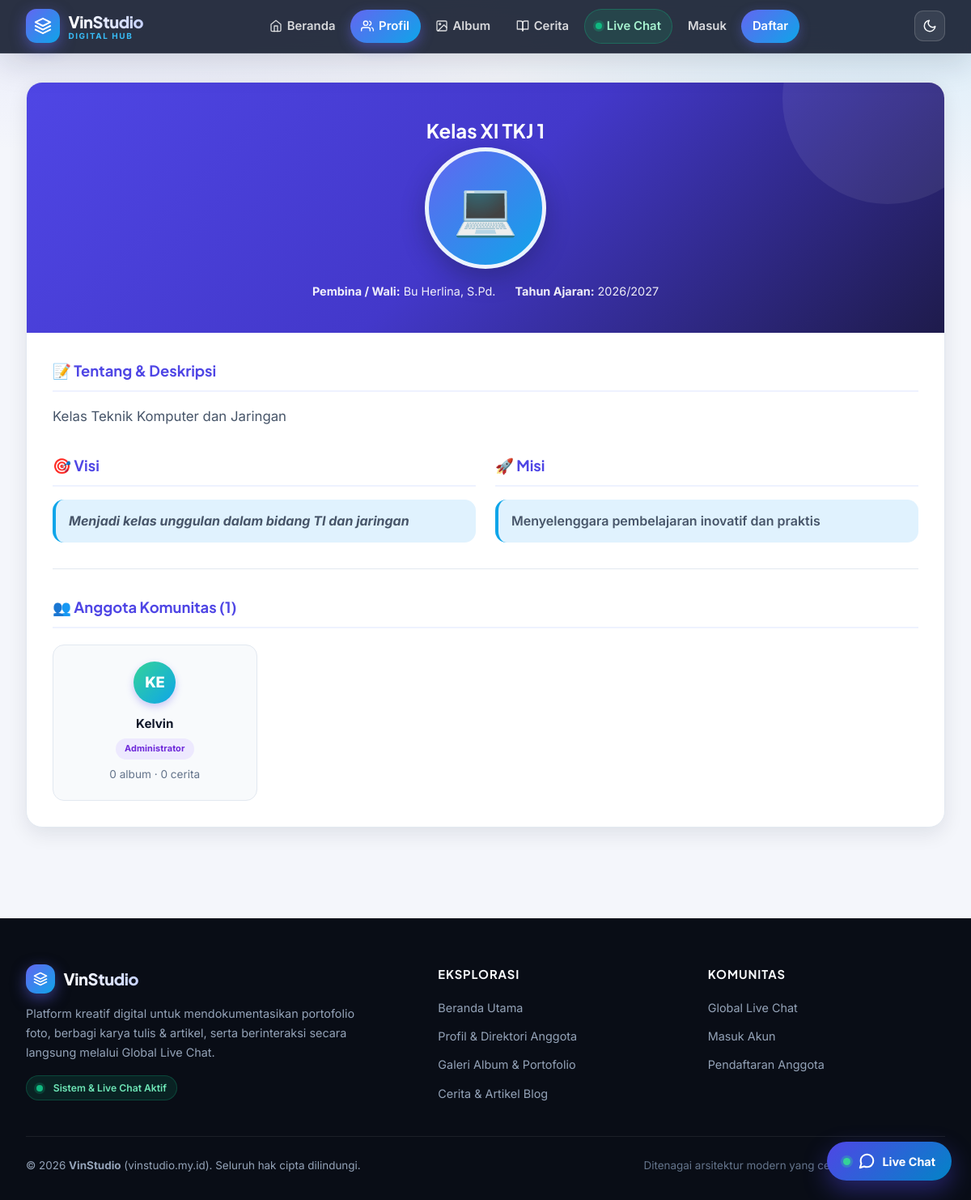
The app's page /profile.php with its own data.
### tables this page shows
CREATE TABLE IF NOT EXISTS `profiles` (
    `id` INT AUTO_INCREMENT PRIMARY KEY,
    `class_name` VARCHAR(150),
    `description` TEXT,
    `teacher_name` VARCHAR(150),
    `school_year` VARCHAR(50),
    `photo` VARCHAR(255),
    `vision` TEXT,
    `mission` TEXT,
    `updated_at` DATETIME DEFAULT CURRENT_TIMESTAMP ON UPDATE CURRENT_TIMESTAMP
);

CREATE TABLE IF NOT EXISTS `users` (
    `id` INT AUTO_INCREMENT PRIMARY KEY,
    `email` VARCHAR(191) UNIQUE NOT NULL,
    `display_name` VARCHAR(100) NOT NULL,
    `password` VARCHAR(255) NOT NULL,
    `role` VARCHAR(20) DEFAULT 'user',
    `is_banned` TINYINT DEFAULT 0,
    `last_login_at` DATETIME NULL,
    `created_at` DATETIME DEFAULT CURRENT_TIMESTAMP
);

### config.php (called while the page is built, shortened)
<?php
function currentUser() {
    if (!isset($_SESSION['user_id'])) return null;
    return [
        'id'          => $_SESSION['user_id'],
        'email'       => $_SESSION['email'] ?? '',
        'displayName' => $_SESSION['display_name'] ?? ($_SESSION['email'] ?? 'Pengguna'),
        'role'        => $_SESSION['role'] ?? 'user'
    ];
}
function initials($name) {
    $parts = preg_split('/\s+/', trim($name ?: '?'));
    if (count($parts) === 1) return strtoupper(substr($parts[0], 0, 2));
    return strtoupper(substr($parts[0], 0, 1) . substr($parts[count($parts) - 1], 0, 1));
}
function avatarClass($name) {
    $sum = 0;
    $len = strlen($name ?? '');
    for ($i = 0; $i < $len; $i++) {
        $sum += ord($name[$i]);
    }
    return 'avatar-' . ($sum % 5);
}

### profile.php (the view, shortened to what this page needs)
<?php
require_once __DIR__ . '/config.php';
$currentPage = 'profile';
$profile = $pdo->query("SELECT * FROM profiles LIMIT 1")->fetch();
$members = $pdo->query("
    SELECT u.id, u.display_name, u.role, u.created_at,
           (SELECT COUNT(*) FROM albums WHERE user_id = u.id) AS album_count,
           (SELECT COUNT(*) FROM stories WHERE user_id = u.id) AS story_count
    FROM users u
    WHERE u.is_banned = 0
    ORDER BY CASE u.role WHEN 'admin' THEN 0 ELSE 1 END, u.created_at ASC
    LIMIT 40
")->fetchAll();
include __DIR__ . '/includes/header.php';
?>
<main>
    <section class="profile-detail page-anim">
        <div class="container" style="padding:0;">
            <?php if ($profile): ?>
            <div class="profile-header">
                <h1><?= htmlspecialchars($profile['class_name'] ?? APP_NAME) ?></h1>
                <?php if (!empty($profile['photo']) && $profile['photo'] !== 'no-image.png' && $profile['photo'] !== 'tkj-logo.png'): ?>
                    <img src="uploads/<?= htmlspecialchars($profile['photo']) ?>" class="profile-photo" alt="Foto Profil" onerror="this.onerror=null;this.src='img/placeholder.svg';">
                <?php else: ?>
                    <div class="profile-avatar">
                        <span class="avatar-icon">&#128187;</span>
                    </div>
                <?php endif; ?>
                <div class="profile-meta">
                    <span><strong>Pembina / Wali:</strong> <?= htmlspecialchars($profile['teacher_name'] ?? '-') ?></span>
                    <span><strong>Tahun Ajaran:</strong> <?= htmlspecialchars($profile['school_year'] ?? '-') ?></span>
                </div>
            </div>
            <div class="profile-content">
                <div class="profile-section">
                    <h2>&#128221; Tentang &amp; Deskripsi</h2>
                    <p style="font-size:1.05rem;line-height:1.7;"><?= nl2br(htmlspecialchars($profile['description'] ?? '')) ?></p>
                </div>
                <div style="display:grid;grid-template-columns:repeat(auto-fit, minmax(280px, 1fr));gap:1.5rem;margin-bottom:2rem;">
                    <div class="profile-section" style="margin-bottom:0;">
                        <h2>&#127919; Visi</h2>
                        <p class="vision-text"><?= nl2br(htmlspecialchars($profile['vision'] ?? '')) ?></p>
                    </div>
                    <div class="profile-section" style="margin-bottom:0;">
                        <h2>&#128640; Misi</h2>
                        <p class="mission-text"><?= nl2br(htmlspecialchars($profile['mission'] ?? '')) ?></p>
                    </div>
                </div>
                <?php if (!empty($members)): ?>
                <div class="profile-section" style="border-top:1px solid var(--border);padding-top:2rem;">
                    <h2>&#128101; Anggota Komunitas (<?= count($members) ?>)</h2>
                    <div class="members-grid">
                        <?php foreach ($members as $m): ?>
                            <div class="member-card">
                                <div class="user-avatar <?= avatarClass($m['display_name']) ?>" style="margin:0 auto 0.75rem;width:52px;height:52px;font-size:1.15rem;">
                                    <?= initials($m['display_name']) ?>
                                </div>
                                <strong style="font-size:0.95rem;color:var(--dark);display:block;"><?= htmlspecialchars($m['display_name']) ?></strong>
                                <span class="role-badge <?= $m['role'] === 'admin' ? 'role-admin' : 'role-user' ?>" style="font-size:0.68rem;margin-top:0.4rem;">
                                    <?= $m['role'] === 'admin' ? 'Administrator' : 'Anggota' ?>
                                </span>
                                <div class="admin-hint" style="margin-top:0.5rem;">
                                    <?= (int)$m['album_count'] ?> album &middot; <?= (int)$m['story_count'] ?> cerita
                                </div>
                            </div>
                        <?php endforeach; ?>
                    </div>
                </div>
                <?php endif; ?>
            </div>
            <?php else: ?>
            <div class="empty-state">
                <p>Data profil belum tersedia.</p>
            </div>
            <?php endif; ?>
        </div>
    </section>
</main>
<?php include __DIR__ . '/includes/footer.php'; ?>

### includes/header.php (shortened to what this page needs)
<?php
$user = currentUser();
$current = $currentPage ?? '';
?>
<!DOCTYPE html>
<html lang="id" data-theme="light">
<head>
    <link rel="stylesheet" href="css/style.css?v=2.0">
</head>
<body>
    <header class="site-header">
        <div class="container header-inner">
            <a href="index.php" class="logo" style="text-decoration:none;">
                <span class="logo-icon" aria-hidden="true">
                    <svg width="22" height="22" viewBox="0 0 24 24" fill="none" stroke="currentColor" stroke-width="2.2" stroke-linecap="round" stroke-linejoin="round"><polygon points="12 2 2 7 12 12 22 7 12 2"></polygon><polyline points="2 17 12 22 22 17"></polyline><polyline points="2 12 12 17 22 12"></polyline></svg>
                </span>
                <div class="logo-brand-stack">
                    <span class="logo-text"><?= APP_NAME ?></span>
                    <span class="logo-sub">DIGITAL HUB</span>
                </div>
            </a>
            <nav class="main-nav" aria-label="Navigasi Utama">
                <ul>
                    <li>
                        <a href="index.php" class="<?= $current === 'home' ? 'active' : '' ?>">
                            <svg width="16" height="16" viewBox="0 0 24 24" fill="none" stroke="currentColor" stroke-width="2" stroke-linecap="round" stroke-linejoin="round"><path d="M3 9l9-7 9 7v11a2 2 0 0 1-2 2H5a2 2 0 0 1-2-2z"></path><polyline points="9 22 9 12 15 12 15 22"></polyline></svg>
                            <span>Beranda</span>
                        </a>
                    </li>
                    <li>
                        <a href="profile.php" class="<?= $current === 'profile' ? 'active' : '' ?>">
                            <span>Profil</span>
                        </a>
                    </li>
                    <li>
                        <a href="albums.php" class="<?= $current === 'albums' ? 'active' : '' ?>">
                            <svg width="16" height="16" viewBox="0 0 24 24" fill="none" stroke="currentColor" stroke-width="2" stroke-linecap="round" stroke-linejoin="round"><rect x="3" y="3" width="18" height="18" rx="2" ry="2"></rect><circle cx="8.5" cy="8.5" r="1.5"></circle><polyline points="21 15 16 10 5 21"></polyline></svg>
                            <span>Album</span>
                        </a>
                    </li>
                    <li>
                        <a href="stories.php" class="<?= $current === 'stories' ? 'active' : '' ?>">
                            <svg width="16" height="16" viewBox="0 0 24 24" fill="none" stroke="currentColor" stroke-width="2" stroke-linecap="round" stroke-linejoin="round"><path d="M2 3h6a4 4 0 0 1 4 4v14a3 3 0 0 0-3-3H2z"></path><path d="M22 3h-6a4 4 0 0 0-4 4v14a3 3 0 0 1 3-3h7z"></path></svg>
                            <span>Cerita</span>
                        </a>
                    </li>
                    <li>
                        <a href="chat.php" class="nav-chat-link <?= $current === 'chat' ? 'active' : '' ?>">
                            <span class="nav-live-dot"></span>
                            <span>Live Chat</span>
                        </a>
                    </li>
                    <?php if ($user): ?>
                        <?php if ($user['role'] === 'admin'): ?>
                            <li>
                                <a href="admin.php" class="<?= $current === 'admin' ? 'active' : '' ?>">
                                    <svg width="16" height="16" viewBox="0 0 24 24" fill="none" stroke="currentColor" stroke-width="2" stroke-linecap="round" stroke-linejoin="round"><circle cx="12" cy="12" r="3"></circle><path d="M19.4 15a1.65 1.65 0 0 0 .33 1.82l.06.06a2 2 0 0 1 0 2.83 2 2 0 0 1-2.83 0l-.06-.06a1.65 1.65 0 0 0-1.82-.33 1.65 1.65 0 0 0-1 1.51V21a2 2 0 0 1-2 2 2 2 0 0 1-2-2v-.09A1.65 1.65 0 0 0 9 19.4a1.65 1.65 0 0 0-1.82.33l-.06.06a2 2 0 0 1-2.83 0 2 2 0 0 1 0-2.83l.06-.06a1.65 1.65 0 0 0 .33-1.82 1.65 1.65 0 0 0-1.51-1H3a2 2 0 0 1-2-2 2 2 0 0 1 2-2h.09A1.65 1.65 0 0 0 4.6 9a1.65 1.65 0 0 0-.33-1.82l-.06-.06a2 2 0 0 1 0-2.83 2 2 0 0 1 2.83 0l.06.06a1.65 1.65 0 0 0 1.82.33H9a1.65 1.65 0 0 0 1-1.51V3a2 2 0 0 1 2-2 2 2 0 0 1 2 2v.09a1.65 1.65 0 0 0 1 1.51 1.65 1.65 0 0 0 1.82-.33l.06-.06a2 2 0 0 1 2.83 0 2 2 0 0 1 0 2.83l-.06.06a1.65 1.65 0 0 0-.33 1.82V9a1.65 1.65 0 0 0 1.51 1H21a2 2 0 0 1 2 2 2 2 0 0 1-2 2h-.09a1.65 1.65 0 0 0-1.51 1z"></path></svg>
                                    <span>Admin</span>
                                </a>
                            </li>
                        <?php endif; ?>
                        <li>
                            <a href="dashboard.php" class="nav-user-pill <?= $current === 'dashboard' ? 'active' : '' ?>" title="<?= htmlspecialchars($user['email']) ?>">
                                <span class="nav-mini-avatar <?= avatarClass($user['displayName']) ?>"><?= initials($user['displayName']) ?></span>
                                <span><?= htmlspecialchars($user['displayName']) ?></span>
                            </a>
                        </li>
                        <li><a href="logout.php" class="btn-logout">Keluar</a></li>
                    <?php else: ?>
                        <li><a href="login.php" class="<?= $current === 'login' ? 'active' : '' ?>">Masuk</a></li>
                        <li><a href="register.php" class="nav-cta-register <?= $current === 'register' ? 'active' : '' ?>">Daftar</a></li>
                    <?php endif; ?>
                </ul>
            </nav>
            <div class="header-actions-right">
                <button type="button" id="themeToggle" class="theme-toggle-btn" aria-label="Ganti Tema Gelap / Terang" title="Mode Gelap / Terang">
                    <svg class="icon-moon" width="18" height="18" viewBox="0 0 24 24" fill="none" stroke="currentColor" stroke-width="2" stroke-linecap="round" stroke-linejoin="round"><path d="M21 12.79A9 9 0 1 1 11.21 3 7 7 0 0 0 21 12.79z"></path></svg>
                </button>
            </div>
        </div>
    </header>

### includes/footer.php (shortened to what this page needs)
<?php
$isChatPage = (($currentPage ?? '') === 'chat');
$currentUserFooter = currentUser();
?>
    <?php if (!$isChatPage): ?>
    <div class="floating-chat-root" id="floatingChatRoot">
        <button type="button" id="floatingChatFab" class="floating-chat-fab" aria-label="Buka Live Chat">
            <span class="fab-live-dot"></span>
            <span class="fab-label">Live Chat</span>
        </button>
    </div>
    <?php endif; ?>
    <footer class="site-footer">
        <div class="container">
            <div class="footer-grid">
                <div class="footer-brand-col">
                    <div class="logo" style="margin-bottom:0.85rem;">
                        <span class="logo-icon" style="width:36px;height:36px;">
                            <svg width="18" height="18" viewBox="0 0 24 24" fill="none" stroke="currentColor" stroke-width="2.2" stroke-linecap="round" stroke-linejoin="round"><polygon points="12 2 2 7 12 12 22 7 12 2"></polygon><polyline points="2 17 12 22 22 17"></polyline><polyline points="2 12 12 17 22 12"></polyline></svg>
                        </span>
                        <span class="logo-text"><?= APP_NAME ?></span>
                    </div>
                    <p class="footer-desc">
                        Platform kreatif digital untuk mendokumentasikan portofolio foto, berbagi karya tulis &amp; artikel, serta berinteraksi secara langsung melalui Global Live Chat.
                    </p>
                    <div class="footer-status-pill">
                        <span class="status-dot online"></span>
                        <span>Sistem &amp; Live Chat Aktif</span>
                    </div>
                </div>
                <div class="footer-links-col">
                    <h4>Eksplorasi</h4>
                    <ul>
                        <li><a href="index.php">Beranda Utama</a></li>
                        <li><a href="profile.php">Profil &amp; Direktori Anggota</a></li>
                        <li><a href="albums.php">Galeri Album &amp; Portofolio</a></li>
                        <li><a href="stories.php">Cerita &amp; Artikel Blog</a></li>
                    </ul>
                </div>
                <div class="footer-links-col">
                    <h4>Komunitas</h4>
                    <ul>
                        <li><a href="chat.php">Global Live Chat</a></li>
                        <?php if ($currentUserFooter): ?>
                            <li><a href="dashboard.php">Dasbor Akun Saya</a></li>
                            <li><a href="album-add.php">Unggah Karya Foto</a></li>
                            <li><a href="story-add.php">Tulis Artikel Baru</a></li>
                        <?php else: ?>
                            <li><a href="login.php">Masuk Akun</a></li>
                            <li><a href="register.php">Pendaftaran Anggota</a></li>
                        <?php endif; ?>
                    </ul>
                </div>
            </div>
            <div class="footer-bottom">
                <p>&copy; <?= date('Y') ?> <strong><?= APP_NAME ?></strong> (vinstudio.my.id). Seluruh hak cipta dilindungi.</p>
                <p class="footer-tech">Ditenagai arsitektur modern yang cepat, responsif &amp; aman.</p>
            </div>
        </div>
    </footer>
</body>
</html>

### profile.php (style rules this page uses)
.members-grid { display: grid; grid-template-columns: repeat(auto-fill, minmax(200px, 1fr)); gap: 1.25rem; margin-top: 1.25rem; }
.member-card { background: var(--lighter); border: 1px solid var(--border); border-radius: var(--radius); padding: 1.25rem 1rem; text-align: center; transition: all var(--t) var(--ease); }

### records on screen
profiles: class_name "Kelas XI TKJ 1", teacher_name "Bu Herlina, S.Pd.", school_year "2026/2027", description "Kelas Teknik Komputer dan Jaringan", vision "Menjadi kelas unggulan dalam bidang TI dan jaringan", mission "Menyelenggara pembelajaran inovatif dan praktis"
users: display_name "KE", display_name "Kelvin", role "Administrator", album_count "0", story_count "0"

### other values on screen
count($members) "1"
APP_NAME "VinStudio"
